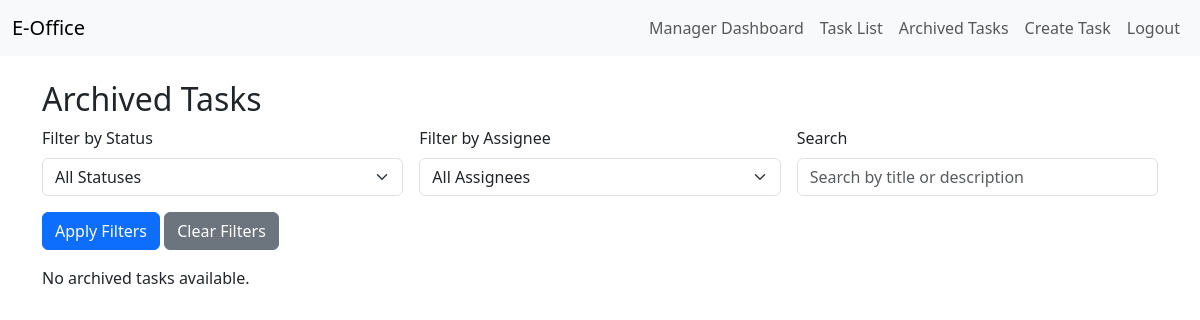
Before: /tasks/archived/dashboard/ (signed in) with the older database file.
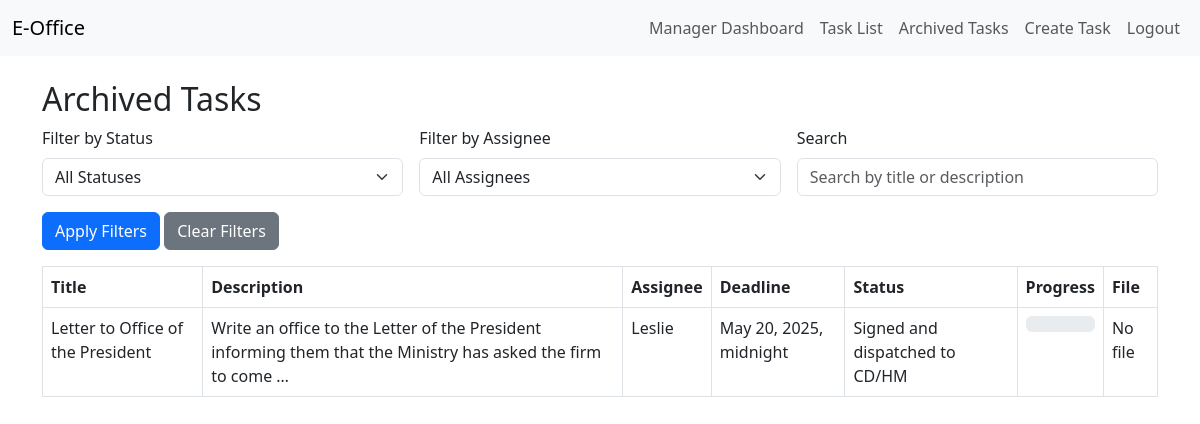
After: the same page with the newer database file.
### tasks/models.py (models this page shows, shortened)
class Task(models.Model):
    STATUS_CHOICES = [
        ('dispatched-officer', 'Dispatched to officer'),
        ('draft', 'Draft'),
        ('finalized-draft', 'Finalized draft'),
        ('signed-dispatched', 'Signed and dispatched to CD/HM'),
    ]
    title = models.CharField(max_length=200)
    description = models.TextField(blank=True)
    status = models.CharField(max_length=50, choices=STATUS_CHOICES, default='dispatched-officer')
    deadline = models.DateTimeField(null=True, blank=True)
    assignee = models.ForeignKey(User, on_delete=models.CASCADE, related_name='tasks')
    created_by = models.ForeignKey(User, on_delete=models.CASCADE, related_name='created_tasks')
    is_archived = models.BooleanField(default=False)
    created_at = models.DateTimeField(auto_now_add=True)
    updated_at = models.DateTimeField(auto_now=True)
    file = models.FileField(upload_to='task_files/', null=True, blank=True)
    def get_progress(self):
        progress_map = {
            'dispatched-officer': 25,
            'draft': 50,
            'finalized-draft': 75,
            'signed-dispatched': 100,
        }
        return progress_map.get(self.status, 0)

### tasks/views.py (the view)
# urls.py: path('archived/dashboard/', views.ArchivedDashboardView.as_view(), name='archived_dashboard'),
class ArchivedDashboardView(LoginRequiredMixin, ListView):
    model = Task
    template_name = 'tasks/archived_dashboard.html'
    context_object_name = 'tasks'
    def get_queryset(self):
        user = self.request.user
        queryset = Task.objects.filter(is_archived=True)
        if not (user.is_superuser or (hasattr(user, 'profile') and user.profile.is_manager)):
            queryset = queryset.filter(assignee=user)
        status = self.request.GET.get('status')
        assignee = self.request.GET.get('assignee')
        search = self.request.GET.get('search')
        if status:
            queryset = queryset.filter(status=status)
        if assignee and (user.is_superuser or (hasattr(user, 'profile') and user.profile.is_manager)):
            queryset = queryset.filter(assignee__username=assignee)
        if search:
            queryset = queryset.filter(Q(title__icontains=search) | Q(description__icontains=search))
        return queryset
    def get_context_data(self, **kwargs):
        context = super().get_context_data(**kwargs)
        context['status_choices'] = Task.STATUS_CHOICES
        context['assignees'] = User.objects.all() if (self.request.user.is_superuser or (hasattr(self.request.user, 'profile') and self.request.user.profile.is_manager)) else []
        return context

### tasks/templates/tasks/archived_dashboard.html (shortened to what this page needs)
{% extends 'tasks/base.html' %}
{% block content %}
<h2>Archived Tasks</h2>
<div class="mb-3">
    <form method="get" class="row g-3">
        <div class="col-md-4">
            <label for="status" class="form-label">Filter by Status</label>
            <select name="status" id="status" class="form-select">
                <option value="">All Statuses</option>
            </select>
        </div>
        {% if assignees %}
            <div class="col-md-4">
                <label for="assignee" class="form-label">Filter by Assignee</label>
                <select name="assignee" id="assignee" class="form-select">
                    <option value="">All Assignees</option>
                </select>
            </div>
        {% endif %}
        <div class="col-md-4">
            <label for="search" class="form-label">Search</label>
            <input type="text" name="search" id="search" class="form-control" value="{{ request.GET.search|default:'' }}" placeholder="Search by title or description">
        </div>
        <div class="col-12">
            <button type="submit" class="btn btn-primary">Apply Filters</button>
            <a href="{% url 'archived_dashboard' %}" class="btn btn-secondary">Clear Filters</a>
        </div>
    </form>
</div>
{% if tasks %}
    <table class="table table-bordered">
        <thead>
            <tr>
                <th>Title</th>
                <th>Description</th>
                <th>Assignee</th>
                <th>Deadline</th>
                <th>Status</th>
                <th>Progress</th>
                <th>File</th>
            </tr>
        </thead>
        <tbody>
            {% for task in tasks %}
                <tr>
                    <td>{{ task.title }}</td>
                    <td>{{ task.description|truncatewords:20 }}</td>
                    <td>{{ task.assignee.username }}</td>
                    <td>{{ task.deadline }}</td>
                    <td>{{ task.status }}</td>
                    <td>
                        <div class="progress">
                        </div>
                    </td>
                    <td>
                        {% if task.file %}
                            <a href="{{ task.file.url }}" target="_blank">View File</a>
                        {% else %}
                            No file
                        {% endif %}
                    </td>
                </tr>
            {% endfor %}
        </tbody>
    </table>
{% else %}
    <p>No archived tasks available.</p>
{% endif %}
{% endblock %}

Changed rows visible on the page:
now on this page (row edited): Task: title "Letter to Office of the President", description "Write an office to the Letter of the President informing them that the Ministry has asked the firm to come …", assignee.username "Leslie", deadline "May 20, 2025, midnight", status "Signed and dispatched to CD/HM", file "No file"
Other visible differences:
text no longer shown: "No archived tasks available."
text now shown: "Title Description Assignee Deadline Status Progress File"
